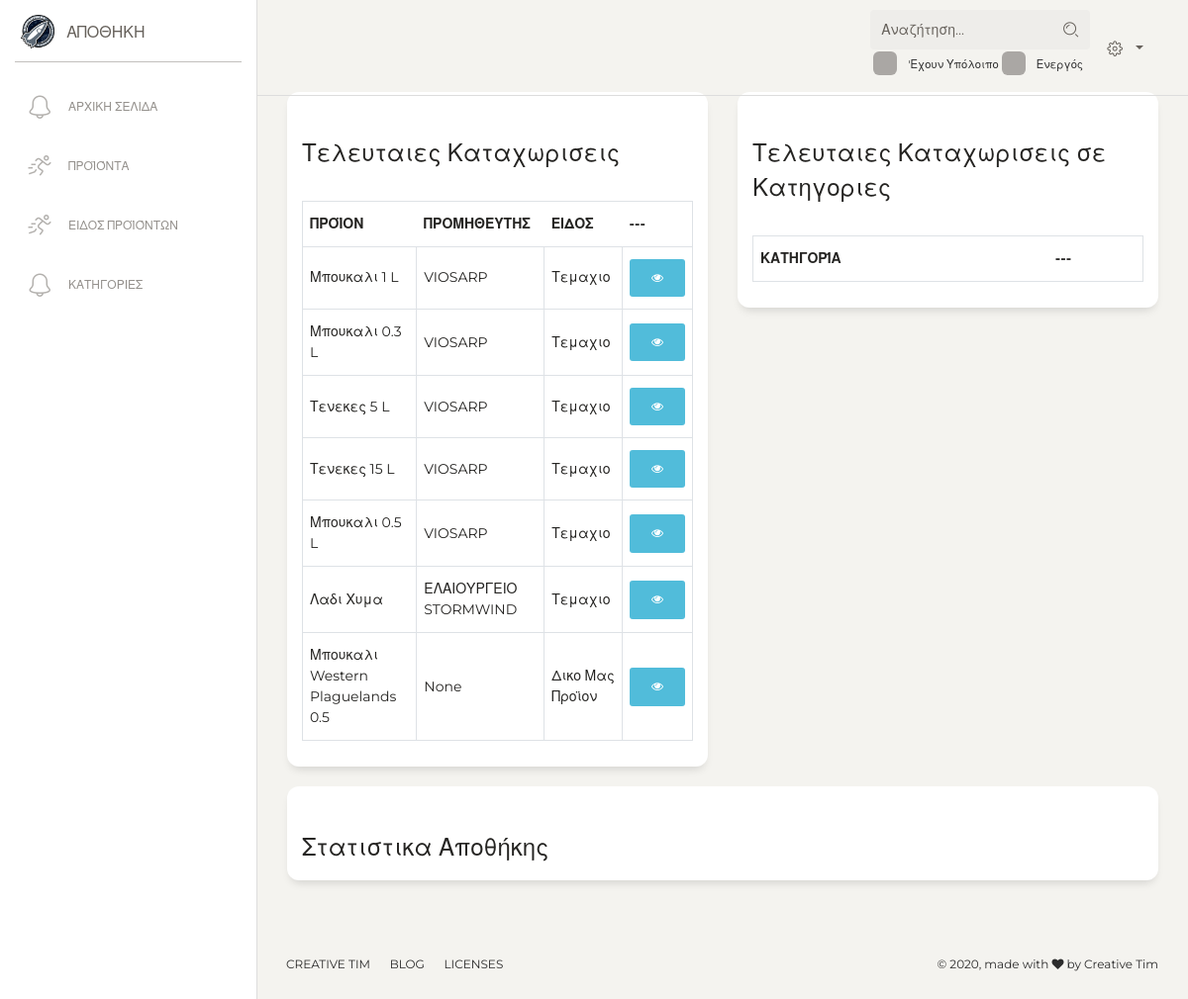
The app's page /catalogue/ (signed in), older data.
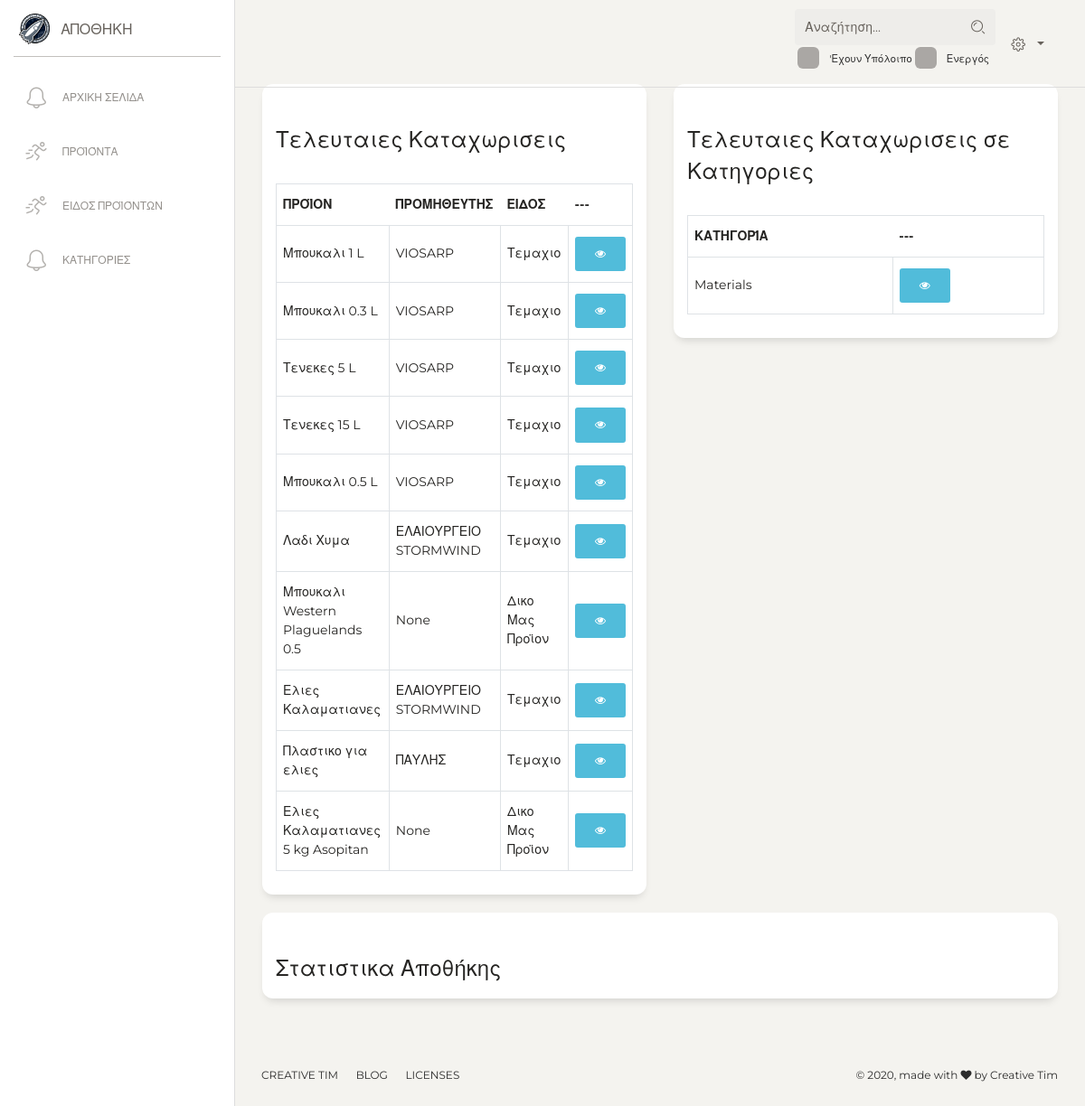
The same page, newer data.
### catalogue/models.py (models this page shows, shortened)
class Product(models.Model):
    active = models.BooleanField(default=True, verbose_name='Κατασταση')
    product_class = models.ForeignKey(ProductClass, on_delete=models.PROTECT, null=True, verbose_name='Ειδος')
    is_offer = models.BooleanField(default=True)
    title = models.CharField(max_length=120, verbose_name="'Ονομα προιόντος")
    category = models.ManyToManyField(Category, blank=True, null=True, verbose_name='Κατηγοριες')
    sku = models.CharField(max_length=150, blank=True, null=True, verbose_name='MPN')
    meta_description = models.CharField(max_length=300, null=True, blank=True)
    slug = models.SlugField(blank=True, null=True, allow_unicode=True)
    price = models.DecimalField(decimal_places=2, max_digits=6, default=0,
                                verbose_name="Τιμή λιανικής")  # the price product have in the store
    margin = models.IntegerField(default=30, verbose_name='Margin', blank=True, null=True)
    markup = models.IntegerField(default=30, verbose_name='Markup', blank=True, null=True)
    price_internet = models.DecimalField(decimal_places=2, max_digits=6, default=0,
                                         verbose_name="Τιμή Internet(No use)")
    price_b2b = models.DecimalField(decimal_places=2, max_digits=6, default=0,
                                    verbose_name="Τιμή Χονδρικής")  # the price product have in the website, if its 0 then website gets the price from store
    price_discount = models.DecimalField(max_digits=10, decimal_places=2, default=0, verbose_name='Εκπτωτική Τιμή.')
    final_price = models.DecimalField(default=0, decimal_places=2, max_digits=10, blank=True)
    related_products = models.ManyToManyField('self', blank=True)
    different_color = models.ManyToManyField('self', blank=True)
    timestamp = models.DateField(default=timezone.now, verbose_name='Ημερομηνία Δημιουργίας')
    notes = models.TextField(null=True, blank=True, verbose_name='Περιγραφή')
    vendor = models.ForeignKey('warehouse.Vendor', verbose_name="Προμηθευτής", blank=True, null=True, on_delete=models.SET_NULL)
    qty = models.DecimalField(default=0, verbose_name="Απόθεμα", max_digits=10, decimal_places=2)
    unit = models.CharField(max_length=1, default='1', choices=UNIT, blank=True, null=True, verbose_name='ΜΜ')
    safe_stock = models.DecimalField(max_digits=5, decimal_places=2, default=0, verbose_name='Ασφαλη Αποθεμα')
    safe_warning = models.BooleanField(default=False)
    order_sku = models.CharField(blank=True, null=True, max_length=50, verbose_name='Κωδικος Τιμολογιου')
    price_buy = models.DecimalField(decimal_places=2, max_digits=6, default=0,
                                    verbose_name="Τιμή Αγοράς")  # the price which you buy the product
    order_discount = models.IntegerField(default=0, verbose_name="'Εκπτωση Τιμολογίου σε %")
    qty_kilo = models.DecimalField(max_digits=5, decimal_places=3, default=1,
                                   verbose_name='Βάρος/Τεμάχια ανά Συσκευασία ')
    taxes_modifier = models.IntegerField(default=24, verbose_name='ΦΠΑ')
    objects = models.Manager()
    def __str__(self):
        return self.title
    def get_edit_url(self):
        return reverse('catalogue:product_update', kwargs={'pk': self.id})

class ProductClass(models.Model):
    title = models.CharField(unique=True, max_length=200, verbose_name='Ονομασια')
    have_storage = models.BooleanField(default=False, verbose_name='εχει Αποθηκη')
    wholesale_active = models.BooleanField(default=False, verbose_name="Active for WholeSale")
    is_service = models.BooleanField(default=False, verbose_name='Service')
    have_ingredient = models.BooleanField(default=False, verbose_name='Παρασκευη Απο Εμας')
    def __str__(self):
        return self.title

class Category(MPTTModel):
    name = models.CharField(max_length=240, unique=True, verbose_name='Τίτλος')
    parent = TreeForeignKey('self', on_delete=models.CASCADE, null=True, blank=True, related_name='children', verbose_name='Γονεας')
    def __str__(self):
        full_path = [self.name]
        k = self.parent
        while k is not None:
            full_path.append(k.name)
            k = k.parent
        return ' -> '.join(full_path[::-1])
    def get_edit_url(self):
        return reverse('catalogue:category_update', kwargs={'pk': self.id})

### warehouse/models.py (models this page shows, shortened)
class Vendor(models.Model):
    active = models.BooleanField(default=True, verbose_name='Ενεργό')
    title = models.CharField(max_length=200, unique=True, verbose_name='Εταιρία')
    owner = models.CharField(max_length=200, blank=True, verbose_name='Ιδιοκτήτης')
    afm = models.CharField(max_length=150, blank=True, verbose_name='ΑΦΜ')
    doy = models.CharField(max_length=150, blank=True, verbose_name='ΔΟΥ')
    phone = models.CharField(max_length=200, blank=True, verbose_name='Σταθερο Τηλεφωνο')
    cellphone = models.CharField(max_length=200, blank=True, verbose_name='Κινητό')
    email = models.EmailField(blank=True)
    site = models.URLField(blank=True, null=True)
    description = models.TextField(blank=True, null=True, verbose_name='Λεπτομεριες')
    address = models.CharField(max_length=240, blank=True, null=True, verbose_name='Διευθυνση')
    city = models.CharField(max_length=240, blank=True, null=True, verbose_name='Πολη')
    balance = models.DecimalField(decimal_places=2, max_digits=50, default=0.00, verbose_name='Υπόλοιπο')
    paid_value = models.DecimalField(decimal_places=2, max_digits=50, default=0.00)
    value = models.DecimalField(decimal_places=2, max_digits=50, default=0.00)
    taxes_modifier = models.CharField(max_length=1, choices=TAXES_CHOICES, default='c')
    class Meta:
        ordering = ['title']
    def __str__(self):
        return f'{self.title}'
    def tag_balance(self):
        return f'{self.balance} {CURRENCY}'
    tag_balance.short_description = 'Υπολοίπο'

### catalogue/views.py (the view)
# urls.py: path('', HomepageView.as_view(), name='homepage'),
@method_decorator(staff_member_required, name='dispatch')
class HomepageView(TemplateView):
    template_name = 'catalogue/dashboard.html'
    def get_context_data(self, **kwargs):
        context = super().get_context_data(**kwargs)
        context['products'] = Product.objects.all()[:10]
        context['categories'] = Category.objects.all()[:10]
        return context

### catalogue/templates/catalogue/dashboard.html
{% extends 'dashboard.html' %}
{% block navbar %} {% include 'catalogue/navbar.html' %} {% endblock %}
{% block content %}
    <div class="content">
        <div class="row">
            <div class="col-6">
                <div class="card">
                    <div class="card-header">
                        <h4>Τελευταιες Καταχωρισεις</h4>
                    </div>
                    <div class="card-body">
                        <table class="table table-bordered">
                            <thead>
                                <tr>
                                    <th>Προϊον</th>
                                    <th>Προμηθευτης</th>
                                    <th>Ειδος</th>
                                    <th> --- </th>
                                </tr>
                            </thead>
                            <tbody>
                                {% for product in products %}
                                    <tr>
                                        <td>{{ product }}</td>
                                        <td>{{ product.vendor }}</td>
                                        <td>{{ product.product_class }}</td>
                                        <td><a href="{{ product.get_edit_url }}" class="btn btn-info"><i class="fa fa-eye"></i> </a> </td>
                                    </tr>
                                {% endfor %}
                            </tbody>
                        </table>
                    </div>
                </div>
            </div>
            <div class="col-6">
                <div class="card">
                    <div class="card-header">
                        <h4>Τελευταιες Καταχωρισεις σε Κατηγοριες</h4>
                    </div>
                    <div class="card-body">
                        <table class="table table-bordered">
                            <thead>
                                <tr>
                                    <th>Κατηγορία</th>
                                    <th> --- </th>
                                </tr>
                            </thead>
                            <tbody>
                                {% for category in categories %}
                                    <tr>
                                        <td>{{ category }}</td>
                                        <td><a href="{{ category.get_edit_url }}" class="btn btn-info"><i class="fa fa-eye"></i> </a> </td>
                                    </tr>
                                {% endfor %}
                            </tbody>
                        </table>
                    </div>
                </div>
            </div>
        </div>
        <div class="row">
            <div class="col-12">
                <div class="card">
                    <div class="card-header">
                        <h4>Στατιστικα Αποθήκης</h4>
                    </div>
                </div>
            </div>
        </div>
    </div>
{% endblock %}

Row changes from the older to the newer data that the page shows:
added Product: title "Ελιες Καλαματιανες", vendor "ΕΛΑΙΟΥΡΓΕΙΟ STORMWIND", product_class "Τεμαχιο"
added Product: title "Πλαστικο για ελιες", vendor "ΠΑΥΛΗΣ", product_class "Τεμαχιο"
added Product: title "Ελιες Καλαματιανες 5 kg Asopitan", vendor "None", product_class "Δικο Μας Προϊον"
added Category: name+parent "Materials"
